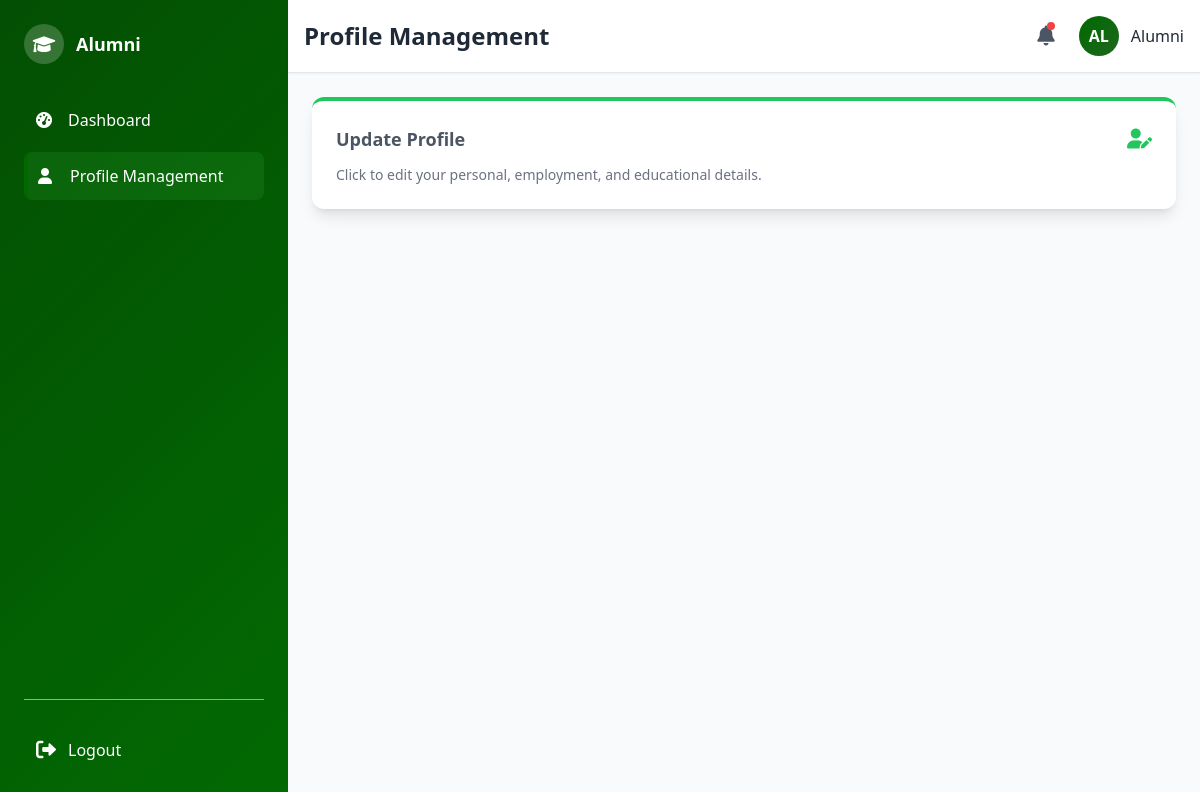
Before: /alumni/alumni_profile.php (signed in) with the older database file.
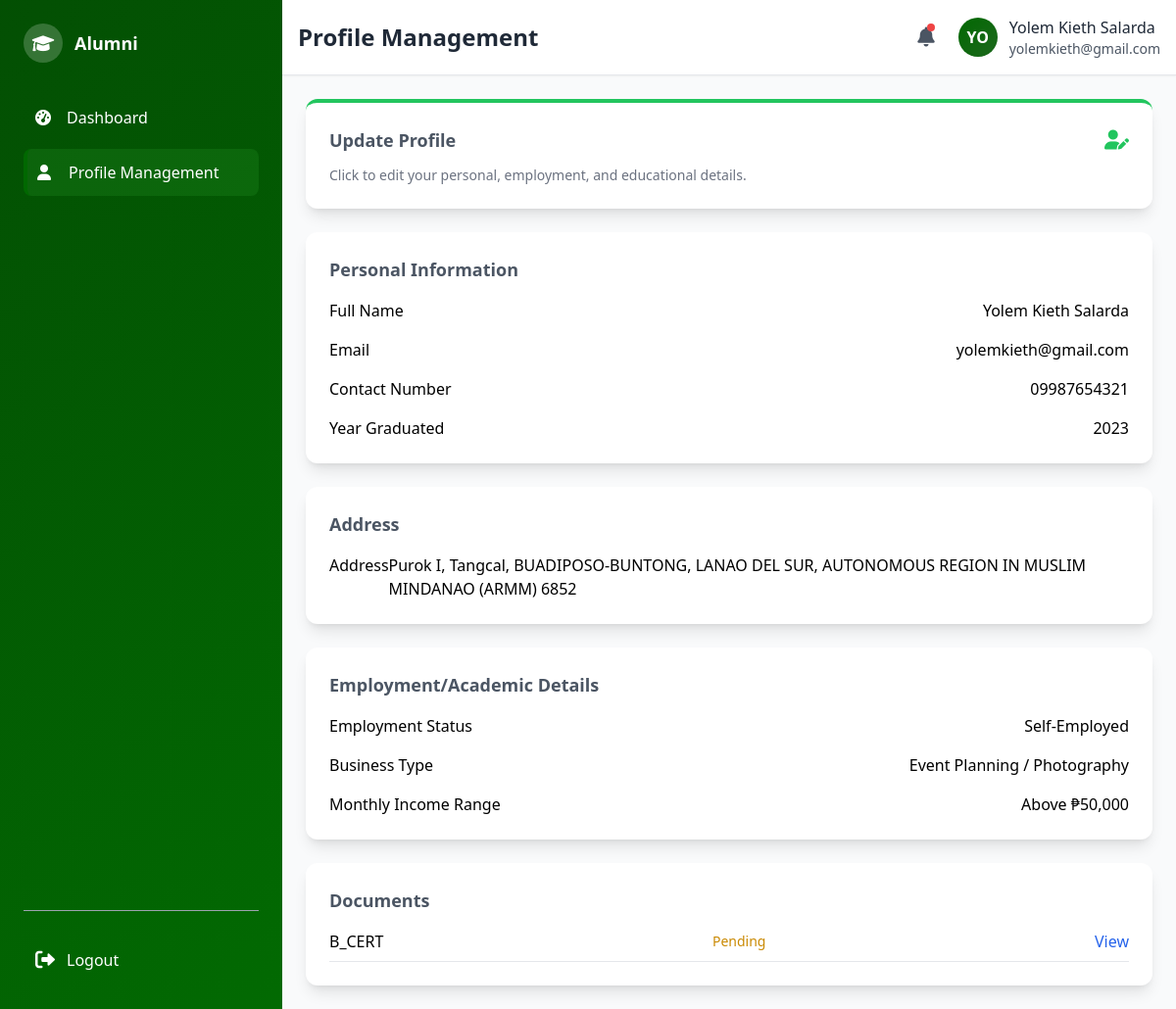
After: the same page with the newer database file.
### tables this page shows
CREATE TABLE `alumni_profile` (
  `user_id` int(11) NOT NULL,
  `address_id` int(11) DEFAULT NULL,
  `first_name` varchar(100) NOT NULL,
  `middle_name` varchar(100) DEFAULT NULL,
  `last_name` varchar(100) NOT NULL,
  `contact_number` varchar(20) NOT NULL,
  `year_graduated` year(4) DEFAULT NULL,
  `employment_status` enum('Employed','Self-Employed','Unemployed','Student','Employed & Student') DEFAULT NULL,
  `photo_path` varchar(255) DEFAULT NULL,
  `last_profile_update` timestamp NULL DEFAULT NULL
);

CREATE TABLE `users` (
  `user_id` int(11) NOT NULL,
  `email` varchar(100) NOT NULL,
  `password` varchar(200) NOT NULL,
  `role` enum('admin','alumni') NOT NULL,
  `name` varchar(150) NOT NULL,
  `created_at` timestamp NOT NULL DEFAULT current_timestamp()
);

CREATE TABLE `employment_info` (
  `employment_id` int(11) NOT NULL,
  `user_id` int(11) NOT NULL,
  `job_title_id` int(11) DEFAULT NULL,
  `company_name` varchar(150) DEFAULT NULL,
  `salary_range` enum('Below ₱10,000','₱10,000–₱20,000','₱20,000–₱30,000','₱30,000–₱40,000','₱40,000–₱50,000','Above ₱50,000') DEFAULT NULL,
  `business_type` varchar(255) DEFAULT NULL,
  `company_address` varchar(255) DEFAULT NULL
);

CREATE TABLE `alumni_documents` (
  `doc_id` int(11) NOT NULL,
  `user_id` int(11) NOT NULL,
  `document_type` enum('COR','COE','B_CERT') NOT NULL,
  `file_path` varchar(255) NOT NULL,
  `document_status` enum('Pending','Approved','Rejected') DEFAULT 'Pending',
  `needs_reupload` tinyint(1) DEFAULT 0,
  `rejection_reason` text DEFAULT NULL
);

### alumni/alumni_profile.php (the view, shortened to what this page needs)
<?php
include("../connect.php");
$user_id = $_SESSION['user_id'];
$page_title = "Profile Management";
$active_page = "profile";
$stmt = $conn->prepare("
    SELECT ap.*, u.email, a.street_details, a.zip_code,
           tb.barangay_name, tm.municipality_name, tp.province_name, tr.region_name,
           tr.region_id, tp.province_id, tm.municipality_id, tb.barangay_id
    FROM alumni_profile ap
    LEFT JOIN users u ON ap.user_id = u.user_id
    LEFT JOIN address a ON ap.address_id = a.address_id
    LEFT JOIN table_barangay tb ON a.barangay_id = tb.barangay_id
    LEFT JOIN table_municipality tm ON tb.municipality_id = tm.municipality_id
    LEFT JOIN table_province tp ON tm.province_id = tp.province_id
    LEFT JOIN table_region tr ON tp.region_id = tr.region_id
    WHERE ap.user_id = ?
");
$stmt->bind_param("i", $user_id);
$stmt->execute();
$result = $stmt->get_result();
$profile = $result->fetch_assoc() ?: [];
$stmt = $conn->prepare("SELECT ei.*, jt.title AS job_title, ei.business_type FROM employment_info ei LEFT JOIN job_titles jt ON ei.job_title_id = jt.job_title_id WHERE ei.user_id = ?");
$stmt->bind_param("i", $user_id);
$stmt->execute();
$result = $stmt->get_result();
$employment = $result->fetch_assoc() ?: [];
$docs = [];
if (!empty($profile['user_id'])) {
    $stmt = $conn->prepare("SELECT document_type, file_path, document_status, rejection_reason, needs_reupload FROM alumni_documents WHERE user_id = ?");
    $stmt->bind_param("i", $profile['user_id']);
    $stmt->execute();
    $result = $stmt->get_result();
    while ($doc = $result->fetch_assoc()) {
        $docs[] = $doc;
    }
}
$full_name = 'Alumni';
if (!empty($profile)) {
    $full_name = trim(
        ($profile['first_name'] ?? '') . ' ' .
        ($profile['middle_name'] ?? '') . ' ' .
        ($profile['last_name'] ?? '')
    );
}
?>
<div class="space-y-6">
    <div id="updateProfileBtn" class="bg-white p-6 rounded-xl shadow-lg flex flex-col justify-between hover:shadow-xl transition duration-200 border-t-4 border-green-500 cursor-pointer">
        <div class="flex items-center justify-between mb-3">
            <h3 class="text-lg font-semibold text-gray-600">Update Profile</h3>
            <i class="fas fa-user-edit text-xl text-green-500"></i>
        </div>
        <p class="text-sm text-gray-500">Click to edit your personal, employment, and educational details.</p>
    </div>
    <?php if (!empty($profile)): ?>
        <div class="bg-white p-6 rounded-xl shadow-lg">
            <h3 class="text-lg font-semibold text-gray-600 mb-4">Personal Information</h3>
            <dl class="grid grid-cols-1 gap-4">
                <div class="flex justify-between">
                    <dt class="font-medium">Full Name</dt>
                    <dd><?php echo htmlspecialchars($full_name); ?></dd>
                </div>
                <div class="flex justify-between">
                    <dt class="font-medium">Email</dt>
                    <dd><?php echo htmlspecialchars($profile['email'] ?? 'N/A'); ?></dd>
                </div>
                <div class="flex justify-between">
                    <dt class="font-medium">Contact Number</dt>
                    <dd><?php echo htmlspecialchars($profile['contact_number'] ?? 'N/A'); ?></dd>
                </div>
                <div class="flex justify-between">
                    <dt class="font-medium">Year Graduated</dt>
                    <dd><?php echo htmlspecialchars($profile['year_graduated'] ?? 'N/A'); ?></dd>
                </div>
            </dl>
        </div>
        <div class="bg-white p-6 rounded-xl shadow-lg">
            <h3 class="text-lg font-semibold text-gray-600 mb-4">Address</h3>
            <dl class="grid grid-cols-1 gap-4">
                <div class="flex justify-between">
                    <dt class="font-medium">Address</dt>
                    <dd><?php echo htmlspecialchars(
                        ($profile['street_details'] ?? '') . ', ' .
                        ($profile['barangay_name'] ?? '') . ', ' .
                        ($profile['municipality_name'] ?? '') . ', ' .
                        ($profile['province_name'] ?? '') . ', ' .
                        ($profile['region_name'] ?? '') . ' ' .
                        ($profile['zip_code'] ?? '')
                    ); ?></dd>
                </div>
            </dl>
        </div>
        <div class="bg-white p-6 rounded-xl shadow-lg">
            <h3 class="text-lg font-semibold text-gray-600 mb-4">Employment/Academic Details</h3>
            <dl class="grid grid-cols-1 gap-4">
                <div class="flex justify-between">
                    <dt class="font-medium">Employment Status</dt>
                    <dd><?php echo htmlspecialchars($profile['employment_status'] ?? 'Not Set'); ?></dd>
                </div>
                <?php if (in_array($profile['employment_status'] ?? '', ['Employed', 'Self-Employed', 'Employed & Student'])): ?>
                    <?php if ($profile['employment_status'] === 'Self-Employed'): ?>
                        <div class="flex justify-between">
                            <dt class="font-medium">Business Type</dt>
                            <dd><?php
                                $display_business_type = $employment['business_type'] ?? 'N/A';
                                echo htmlspecialchars($display_business_type);
                            ?></dd>
                        </div>
                    <?php endif; ?>
                    <div class="flex justify-between">
                        <dt class="font-medium"><?php echo ($profile['employment_status'] === 'Self-Employed') ? 'Monthly Income Range' : 'Salary Range'; ?></dt>
                        <dd><?php echo htmlspecialchars($employment['salary_range'] ?? 'N/A'); ?></dd>
                    </div>
                <?php endif; ?>
            </dl>
        </div>
        <div class="bg-white p-6 rounded-xl shadow-lg">
            <h3 class="text-lg font-semibold text-gray-600 mb-4">Documents</h3>
            <?php if (empty($docs)): ?>
                <p class="text-sm text-gray-500">No documents uploaded.</p>
            <?php else: ?>
                <div class="space-y-4">
                    <?php foreach ($docs as $doc): ?>
                        <div class="flex justify-between items-center border-b pb-2">
                            <span class="font-medium"><?php echo htmlspecialchars($doc['document_type']); ?></span>
                            <span class="text-sm <?php echo $doc['document_status'] === 'Approved' ? 'text-green-600' : ($doc['document_status'] === 'Rejected' ? 'text-red-600' : 'text-yellow-600'); ?>"><?php echo htmlspecialchars($doc['document_status']); ?></span>
                            <a href="../<?php echo htmlspecialchars($doc['file_path']); ?>" target="_blank" class="text-blue-600 hover:underline">View</a>
                        </div>
                    <?php endforeach; ?>
                </div>
            <?php endif; ?>
        </div>
    <?php endif; ?>
</div>
<?php
$page_content = ob_get_clean();
include("alumni_format.php");
?>

### alumni/alumni_format.php (shortened to what this page needs)
<?php
include("../connect.php");
$user_id = $_SESSION["user_id"];
$stmt = $conn->prepare("
    SELECT ap.first_name, ap.middle_name, ap.last_name, u.email
    FROM alumni_profile AS ap
    LEFT JOIN users AS u ON ap.user_id = u.user_id
    WHERE ap.user_id = ?
");
$stmt->bind_param("i", $user_id);
$stmt->execute();
$result = $stmt->get_result();
$profile = $result->fetch_assoc() ?: [];
$full_name = 'Alumni';
if (!empty($profile)) {
    $full_name = trim(
        ($profile['first_name'] ?? '') . ' ' .
        ($profile['middle_name'] ?? '') . ' ' .
        ($profile['last_name'] ?? '')
    );
}
$page_title = $page_title ?? "Alumni Page";
?>
<!DOCTYPE html>
<html lang="en">
<head>
    <script src="https://cdn.tailwindcss.com"></script>
    <link href="https://cdnjs.cloudflare.com/ajax/libs/font-awesome/6.0.0/css/all.min.css" rel="stylesheet">
    <link rel="stylesheet" href="alumni_format.css">
</head>
<body class="bg-gray-50 min-h-screen flex">
    <div class="w-72 gradient-bg text-white flex-shrink-0 flex flex-col h-screen justify-between">
        <div class="p-6">
            <div class="flex items-center space-x-3 mb-8">
                <div class="w-10 h-10 rounded-full bg-white bg-opacity-20 flex items-center justify-center">
                    <i class="fas fa-graduation-cap text-lg" aria-hidden="true"></i>
                </div>
                <h2 class="font-bold text-lg">Alumni</h2>
            </div>
            <nav class="space-y-2">
                <a href="alumni_dashboard.php" class="sidebar-item <?php echo ($active_page ?? '') === 'dashboard' ? 'active' : ''; ?> flex items-center space-x-3 p-3 rounded-lg">
                    <i class="fas fa-tachometer-alt w-5" aria-hidden="true"></i>
                    <span>Dashboard</span>
                </a>
                <a href="alumni_profile.php" class="sidebar-item <?php echo ($active_page ?? '') === 'profile' ? 'active' : ''; ?> flex items-center space-x-3 p-3 rounded-lg">
                    <i class="fas fa-user w-5" aria-hidden="true"></i>
                    <span>Profile Management</span>
                </a>
            </nav>
        </div>
            <div class="p-6">
                <hr class="border-gray-400 my-6">
                <a href="../login/logout.php" class="flex items-center space-x-3 text-white-300 hover:text-red-500 p-3 rounded-lg">
                    <i class="fas fa-sign-out-alt text-xl" aria-hidden="true"></i>
                    <span>Logout</span>
                </a>
            </div>
    </div>
    <div class="flex-1 flex flex-col">
        <header class="bg-white shadow-sm border-b p-4">
            <div class="flex items-center justify-between">
                <h1 class="text-2xl font-bold text-gray-800"><?php echo htmlspecialchars($page_title); ?></h1>
                <div class="flex items-center space-x-6">
                    <div class="relative">
                        <button id="notificationBtn" class="relative text-gray-600 hover:text-blue-600 flex items-center">
                            <i class="fas fa-bell text-xl"></i>
                            <span class="absolute top-0 right-0 w-2 h-2 bg-red-500 rounded-full"></span>
                        </button>
                    </div>
                    <div class="flex items-center space-x-3">
                        <div class="profile-avatar w-10 h-10 rounded-full flex items-center justify-center text-white font-bold">
                            <?php echo strtoupper(substr($full_name, 0, 2)); ?>
                        </div>
                        <div class="hidden md:block">
                            <p class="font-medium text-gray-800"><?php echo htmlspecialchars($full_name); ?></p>
                            <p class="text-sm text-gray-600"><?php echo htmlspecialchars($profile['email'] ?? ''); ?></p>
                        </div>
                    </div>
                </div>
            </div>
        </header>
        <main class="flex-1 p-6 overflow-auto">
            <?php echo $page_content ?? ''; ?>
        </main>
    </div>
</body>
</html>

### alumni/alumni_format.css (style rules this page uses)
:root { --primary-green: #034f03; --forest-green: #026a02; --lime-green: #016801; --sea-green: #1d681d; --light-bg: #06690e; --dark-text: #1C1C1C; }
.gradient-bg { background: linear-gradient(135deg, var(--primary-green) 0%, var(--forest-green) 100%); }
.sidebar-item { transition: all 0.3s ease; color: #fff; padding-left: 14px; }
.sidebar-item.active { background: rgba(34, 139, 34, 0.3); border-left: 4px solid var(--lime-green); padding-left: 10px; }
.profile-avatar { background: linear-gradient(135deg, var(--lime-green) 0%, var(--sea-green) 100%); }

### alumni/alumni_format.php (style rules this page uses)
.hidden { display: none; }

Changed rows visible on the page:
added alumni_profile: substr($full_name, 0, 2) "YO", full_name "Yolem Kieth Salarda", user_id.email "yolemkieth@gmail.com"
added employment_info: business_type "Event Planning / Photography", salary_range "Above ₱50,000"
added alumni_documents: document_type "B_CERT", document_status "Pending"
Other visible differences:
$full_name: (not shown) → "Yolem Kieth Salarda"
$profile['email']: (not shown) → "yolemkieth@gmail.com"
$profile['contact_number']: (not shown) → "09987654321"
$profile['year_graduated']: (not shown) → "2023"
$profile['employment_status']: (not shown) → "Self-Employed"
substr($full_name, 0, 2): "AL" → (not shown)
$full_name: "Alumni" → (not shown)
text now shown: "Personal Information Full Name Email Contact Number Year Graduated Address Address Purok I, Tangcal, BUADIPOSO-BUNTONG, LANAO DEL SUR, AUTONOMOUS REGION IN MUSLIM MINDANAO (ARMM) 6852 Employment/Academic Details Employment Status Business Type Monthly Income Range Documents"
